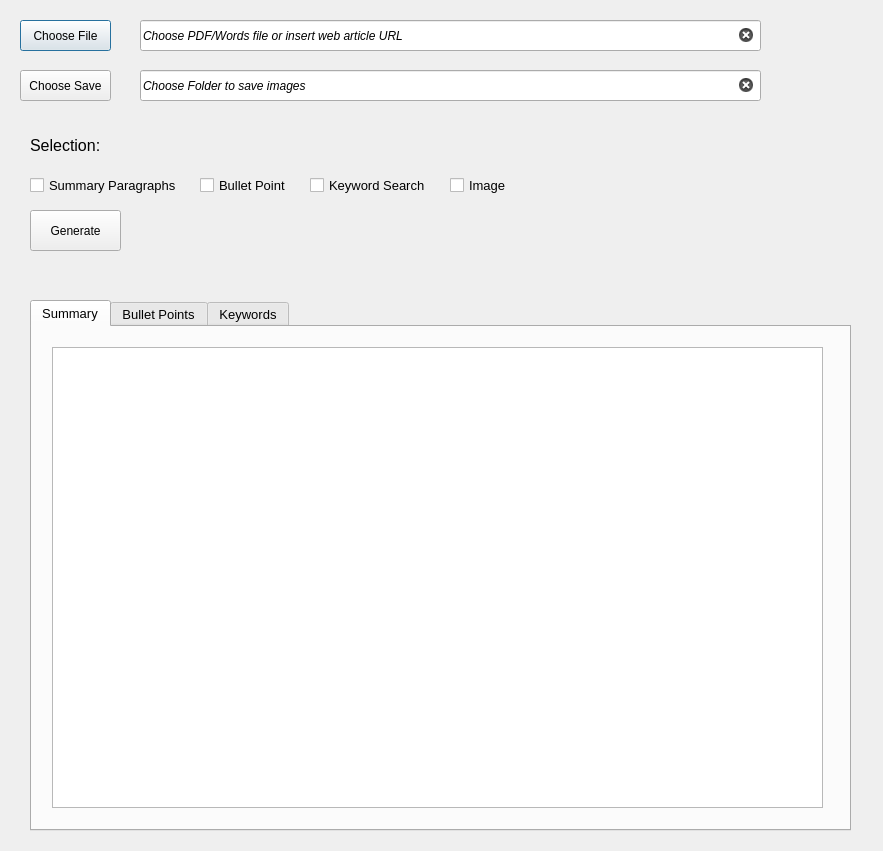
<?xml version="1.0" encoding="UTF-8"?>
<ui version="4.0">
 <class>Dialog</class>
 <widget class="QDialog" name="Dialog">
  <property name="geometry">
   <rect>
    <x>0</x>
    <y>0</y>
    <width>883</width>
    <height>851</height>
   </rect>
  </property>
  <property name="windowTitle">
   <string>Dialog</string>
  </property>
  <widget class="QPushButton" name="chooseFile">
   <property name="geometry">
    <rect>
     <x>20</x>
     <y>20</y>
     <width>91</width>
     <height>31</height>
    </rect>
   </property>
   <property name="text">
    <string>Choose File</string>
   </property>
  </widget>
  <widget class="QPushButton" name="pushButton_2">
   <property name="geometry">
    <rect>
     <x>20</x>
     <y>70</y>
     <width>91</width>
     <height>31</height>
    </rect>
   </property>
   <property name="text">
    <string>Choose Save</string>
   </property>
  </widget>
  <widget class="QCheckBox" name="checkBox_2">
   <property name="geometry">
    <rect>
     <x>200</x>
     <y>170</y>
     <width>111</width>
     <height>31</height>
    </rect>
   </property>
   <property name="font">
    <font>
     <pointsize>10</pointsize>
    </font>
   </property>
   <property name="text">
    <string>Bullet Point</string>
   </property>
  </widget>
  <widget class="QCheckBox" name="checkBox_3">
   <property name="geometry">
    <rect>
     <x>450</x>
     <y>170</y>
     <width>111</width>
     <height>31</height>
    </rect>
   </property>
   <property name="font">
    <font>
     <pointsize>10</pointsize>
    </font>
   </property>
   <property name="text">
    <string>Image</string>
   </property>
  </widget>
  <widget class="QCheckBox" name="checkBox_4">
   <property name="geometry">
    <rect>
     <x>310</x>
     <y>170</y>
     <width>121</width>
     <height>31</height>
    </rect>
   </property>
   <property name="font">
    <font>
     <pointsize>10</pointsize>
    </font>
   </property>
   <property name="text">
    <string>Keyword Search</string>
   </property>
  </widget>
  <widget class="QCheckBox" name="checkBox_5">
   <property name="geometry">
    <rect>
     <x>30</x>
     <y>170</y>
     <width>151</width>
     <height>31</height>
    </rect>
   </property>
   <property name="font">
    <font>
     <pointsize>10</pointsize>
    </font>
   </property>
   <property name="text">
    <string>Summary Paragraphs</string>
   </property>
  </widget>
  <widget class="QTabWidget" name="tabWidget">
   <property name="geometry">
    <rect>
     <x>30</x>
     <y>300</y>
     <width>821</width>
     <height>531</height>
    </rect>
   </property>
   <property name="font">
    <font>
     <pointsize>10</pointsize>
    </font>
   </property>
   <property name="currentIndex">
    <number>0</number>
   </property>
   <widget class="QWidget" name="tab">
    <attribute name="title">
     <string>Summary</string>
    </attribute>
    <widget class="QTextBrowser" name="textBrowser">
     <property name="geometry">
      <rect>
       <x>20</x>
       <y>20</y>
       <width>771</width>
       <height>461</height>
      </rect>
     </property>
    </widget>
   </widget>
   <widget class="QWidget" name="tab_2">
    <attribute name="title">
     <string>Bullet Points</string>
    </attribute>
    <widget class="QTextBrowser" name="textBrowser_2">
     <property name="geometry">
      <rect>
       <x>20</x>
       <y>20</y>
       <width>771</width>
       <height>461</height>
      </rect>
     </property>
    </widget>
   </widget>
   <widget class="QWidget" name="tab_5">
    <attribute name="title">
     <string>Keywords</string>
    </attribute>
    <widget class="QTextBrowser" name="textBrowser_3">
     <property name="geometry">
      <rect>
       <x>20</x>
       <y>20</y>
       <width>771</width>
       <height>461</height>
      </rect>
     </property>
    </widget>
   </widget>
  </widget>
  <widget class="QLabel" name="label_3">
   <property name="geometry">
    <rect>
     <x>30</x>
     <y>130</y>
     <width>91</width>
     <height>31</height>
    </rect>
   </property>
   <property name="font">
    <font>
     <pointsize>12</pointsize>
     <weight>50</weight>
     <bold>false</bold>
    </font>
   </property>
   <property name="text">
    <string>Selection:</string>
   </property>
  </widget>
  <widget class="QLineEdit" name="lineEdit_2">
   <property name="geometry">
    <rect>
     <x>140</x>
     <y>20</y>
     <width>621</width>
     <height>31</height>
    </rect>
   </property>
   <property name="font">
    <font>
     <pointsize>9</pointsize>
     <italic>true</italic>
     <underline>false</underline>
     <strikeout>false</strikeout>
     <kerning>true</kerning>
    </font>
   </property>
   <property name="text">
    <string>Choose PDF/Words file or insert web article URL</string>
   </property>
   <property name="frame">
    <bool>true</bool>
   </property>
   <property name="dragEnabled">
    <bool>false</bool>
   </property>
   <property name="readOnly">
    <bool>false</bool>
   </property>
   <property name="clearButtonEnabled">
    <bool>true</bool>
   </property>
  </widget>
  <widget class="QLineEdit" name="lineEdit_3">
   <property name="geometry">
    <rect>
     <x>140</x>
     <y>70</y>
     <width>621</width>
     <height>31</height>
    </rect>
   </property>
   <property name="font">
    <font>
     <pointsize>9</pointsize>
     <italic>true</italic>
    </font>
   </property>
   <property name="text">
    <string>Choose Folder to save images</string>
   </property>
   <property name="clearButtonEnabled">
    <bool>true</bool>
   </property>
  </widget>
  <widget class="QPushButton" name="pushButton_3">
   <property name="geometry">
    <rect>
     <x>30</x>
     <y>210</y>
     <width>91</width>
     <height>41</height>
    </rect>
   </property>
   <property name="text">
    <string>Generate</string>
   </property>
  </widget>
 </widget>
 <resources/>
 <connections/>
</ui>
